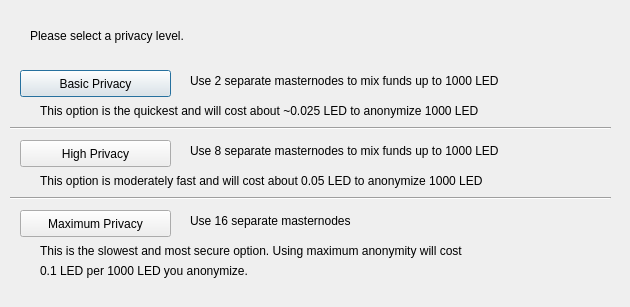
<?xml version="1.0" encoding="UTF-8"?>
<ui version="4.0">
 <class>DarksendConfig</class>
 <widget class="QDialog" name="DarksendConfig">
  <property name="geometry">
   <rect>
    <x>0</x>
    <y>0</y>
    <width>630</width>
    <height>307</height>
   </rect>
  </property>
  <property name="windowTitle">
   <string>Configure PrivateSend</string>
  </property>
  <widget class="QPushButton" name="buttonBasic">
   <property name="geometry">
    <rect>
     <x>20</x>
     <y>70</y>
     <width>151</width>
     <height>27</height>
    </rect>
   </property>
   <property name="text">
    <string>Basic Privacy</string>
   </property>
  </widget>
  <widget class="QPushButton" name="buttonHigh">
   <property name="geometry">
    <rect>
     <x>20</x>
     <y>140</y>
     <width>151</width>
     <height>27</height>
    </rect>
   </property>
   <property name="text">
    <string>High Privacy</string>
   </property>
  </widget>
  <widget class="QPushButton" name="buttonMax">
   <property name="geometry">
    <rect>
     <x>20</x>
     <y>210</y>
     <width>151</width>
     <height>27</height>
    </rect>
   </property>
   <property name="text">
    <string>Maximum Privacy</string>
   </property>
  </widget>
  <widget class="QLabel" name="label">
   <property name="geometry">
    <rect>
     <x>30</x>
     <y>20</y>
     <width>571</width>
     <height>31</height>
    </rect>
   </property>
   <property name="text">
    <string>Please select a privacy level.</string>
   </property>
  </widget>
  <widget class="QLabel" name="label_2">
   <property name="geometry">
    <rect>
     <x>190</x>
     <y>70</y>
     <width>421</width>
     <height>21</height>
    </rect>
   </property>
   <property name="text">
    <string>Use 2 separate masternodes to mix funds up to 1000 LED</string>
   </property>
  </widget>
  <widget class="QLabel" name="label_3">
   <property name="geometry">
    <rect>
     <x>190</x>
     <y>140</y>
     <width>411</width>
     <height>21</height>
    </rect>
   </property>
   <property name="text">
    <string>Use 8 separate masternodes to mix funds up to 1000 LED</string>
   </property>
  </widget>
  <widget class="QLabel" name="label_4">
   <property name="geometry">
    <rect>
     <x>190</x>
     <y>210</y>
     <width>421</width>
     <height>21</height>
    </rect>
   </property>
   <property name="text">
    <string>Use 16 separate masternodes</string>
   </property>
  </widget>
  <widget class="QLabel" name="label_6">
   <property name="geometry">
    <rect>
     <x>40</x>
     <y>100</y>
     <width>561</width>
     <height>21</height>
    </rect>
   </property>
   <property name="text">
    <string>This option is the quickest and will cost about ~0.025 LED to anonymize 1000 LED</string>
   </property>
  </widget>
  <widget class="QLabel" name="label_7">
   <property name="geometry">
    <rect>
     <x>40</x>
     <y>170</y>
     <width>561</width>
     <height>21</height>
    </rect>
   </property>
   <property name="text">
    <string>This option is moderately fast and will cost about 0.05 LED to anonymize 1000 LED</string>
   </property>
  </widget>
  <widget class="QLabel" name="label_8">
   <property name="geometry">
    <rect>
     <x>40</x>
     <y>240</y>
     <width>561</width>
     <height>21</height>
    </rect>
   </property>
   <property name="text">
    <string>This is the slowest and most secure option. Using maximum anonymity will cost</string>
   </property>
  </widget>
  <widget class="QLabel" name="label_9">
   <property name="geometry">
    <rect>
     <x>40</x>
     <y>260</y>
     <width>561</width>
     <height>21</height>
    </rect>
   </property>
   <property name="text">
    <string>0.1 LED per 1000 LED you anonymize.</string>
   </property>
  </widget>
  <widget class="Line" name="line">
   <property name="geometry">
    <rect>
     <x>10</x>
     <y>120</y>
     <width>601</width>
     <height>16</height>
    </rect>
   </property>
   <property name="orientation">
    <enum>Qt::Horizontal</enum>
   </property>
  </widget>
  <widget class="Line" name="line_2">
   <property name="geometry">
    <rect>
     <x>10</x>
     <y>190</y>
     <width>601</width>
     <height>16</height>
    </rect>
   </property>
   <property name="orientation">
    <enum>Qt::Horizontal</enum>
   </property>
  </widget>
 </widget>
 <resources/>
 <connections/>
</ui>
